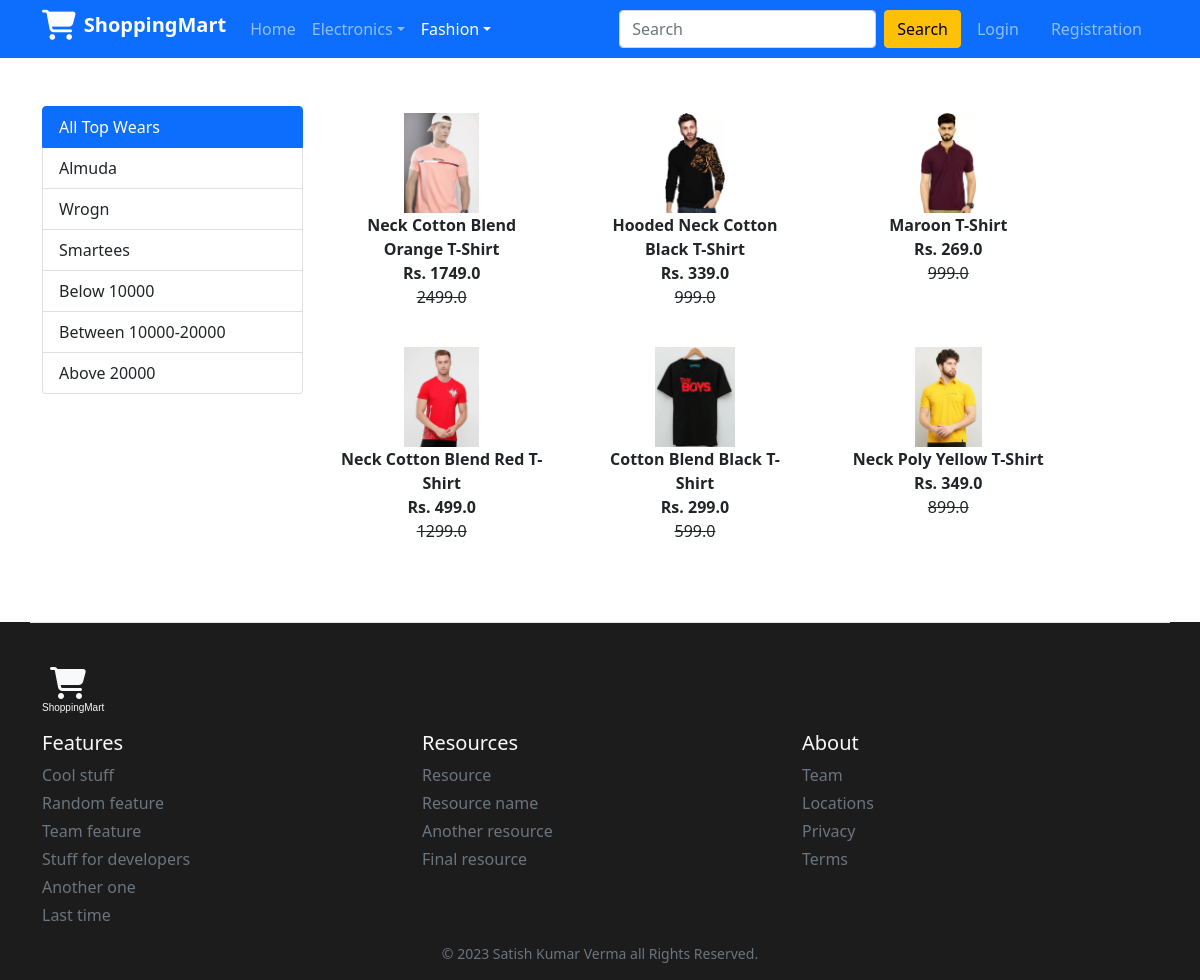
Screenshot of /topwear/ with the database file from the repository.
### app_version1/models.py (models this page shows, shortened)
class Product(models.Model):
    title = models.CharField(max_length=200)
    selling_price = models.FloatField()
    discounted_price = models.FloatField()
    discription = models.TextField(blank=True, null=True)
    brand = models.CharField(max_length=200)
    category = models.CharField(choices=CATEGORY_CHOICES, max_length=10)
    product_image = models.ImageField(upload_to='productimg')

### app_version1/views.py (the view, shortened to what this page needs)
# urls.py: path('topwear/', views.topwear, name='topwear'),
def topwear(request, data=None):
    totalitem = 0
    btn = ''
    btn1s = ''
    btn1v = ''
    btn1a = ''
    btn2 = ''
    btn3 = ''
    btn4 = ''
    active1 = 'active'
    if request.user.is_authenticated:
        totalitem = len(Cart.objects.filter(user=request.user))
    if data == None:
        topwears = Product.objects.filter(category='TW')
        btn = 'active'
    elif data == 'below':
        topwears = Product.objects.filter(category='TW').filter(discounted_price__lt=10000)
        btn2 = 'active'
    elif data == 'between':
        topwears = Product.objects.filter(category='TW').filter(discounted_price__range=(10000, 20000))
        btn3 = 'active'
    elif data == 'above':
        topwears = Product.objects.filter(category='TW').filter(discounted_price__gt=20000)
        btn4 = 'active'
    context={
        'topwears': topwears,
        'totalitem': totalitem,
        'btn': btn,
        'btn1s': btn1s,
        'btn1v': btn1v,
        'btn1a': btn1a,
        'btn2': btn2,
        'btn3': btn3,
        'btn4': btn4,
        'active1': active1,
    }
    return render(request, 'app/topwear.html', context)

### app_version1/templates/app/topwear.html (shortened to what this page needs)
{% extends 'app/base.html' %}
{% load static %}
{% block content %}
<div class="container my-5">
  <div class="row">
    <div class="col-sm-3">
      <div class="list-group">
        <a href="{% url 'topwear' %}" class="list-group-item list-group-item-action {{btn}}" aria-current="true">All Top Wears</a>
        <a href="{% url 'topweardata' 'Almuda' %}" class="list-group-item list-group-item-action {{btn1s}}">Almuda</a>
        <a href="{% url 'topweardata' 'Wrogn' %}" class="list-group-item list-group-item-action {{btn1v}}">Wrogn</a>
        <a href="{% url 'topweardata' 'Smartees' %}" class="list-group-item list-group-item-action {{btn1a}}">Smartees</a>
        <a href="{% url 'topweardata' 'below' %}" class="list-group-item list-group-item-action {{btn2}}">Below 10000</a>
        <a href="{% url 'topweardata' 'between' %}" class="list-group-item list-group-item-action {{btn3}}">Between 10000-20000</a>
        <a href="{% url 'topweardata' 'above' %}" class="list-group-item list-group-item-action {{btn4}}">Above 20000</a>
      </div>
    </div>
    <div class="col-sm-8">
      <div class="row">
        {% for tw in topwears %}
          <div class="col-sm-4 text-center mb-4">
            <a href="{% url 'product-detail' tw.id %}" class="btn">
              <div class="item">
                <img src="{{ tw.product_image.url }}" alt="Product Image" class="img-fluid" style="max-height: 100px;" />
                <div class="fw-bold">{{ tw.title }}</div>
                <div class="fw-bold">Rs. {{ tw.discounted_price }}</div>
                <div class="fw-light text-decoration-line-through">{{ tw.selling_price }}</div>
              </div>
            </a>
          </div>
          {% empty %}
          <h1 class="text-center">No Product Found</h1>
        {% endfor %}
      </div>
    </div>
  </div>
</div>
{% endblock content %}

### rows the page displays
Product: product_image (picture), title "Neck Cotton Blend Orange T-Shirt", discounted_price "1749.0", selling_price "2499.0"
Product: product_image (picture), title "Hooded Neck Cotton Black T-Shirt", discounted_price "339.0", selling_price "999.0"
Product: product_image (picture), title "Maroon T-Shirt", discounted_price "269.0", selling_price "999.0"
Product: product_image (picture), title "Neck Cotton Blend Red T-Shirt", discounted_price "499.0", selling_price "1299.0"
Product: product_image (picture), title "Cotton Blend Black T-Shirt", discounted_price "299.0", selling_price "599.0"
Product: product_image (picture), title "Neck Poly Yellow T-Shirt", discounted_price "349.0", selling_price "899.0"
